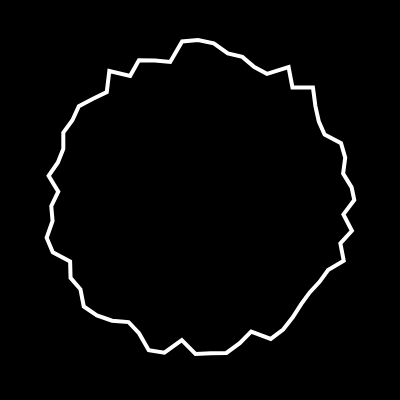
Frame 1 (no input)
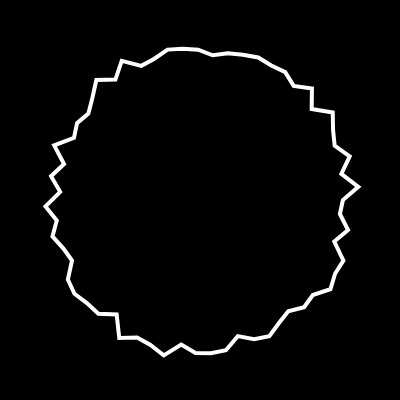
Frame 2 (the mouse pressed at the canvas centre, redrawn once)

The p5.js sketch that drew these frames (run headless with seeded random() and noise() and a simulated clock; the mouse was pressed at the canvas centre and the sketch redrawn once):

// p5.js sketch
// ── sketch.js
let angle = 0;
let r = 150;

function setup() {
  createCanvas(400, 400);
}

function draw() {
  background(0);
  stroke(255);
  strokeWeight(4);
  noFill();
  translate(width / 2, height / 2);
  //circle (0,0, r *2);

  //let increment = map (mouseX, 0, width, 0.01, PI);
  let increment = 0.1;

  beginShape();
  for (a = 0; a < TWO_PI; a += 0.1) {
    let r1 = r + random (-10,10);
    let x = r1 * cos(a);
    let y = r1 * sin(a);
    vertex(x, y);
  }
  endShape(CLOSE);
  
  noLoop();

  //strokeWeight(16);
  //stroke(252,238,33);
  //let x = r * cos (angle);
  //let y = r * sin (angle);
  //point (x,y);

  //angle +=0.04;
  //r -= 0.2;
}
